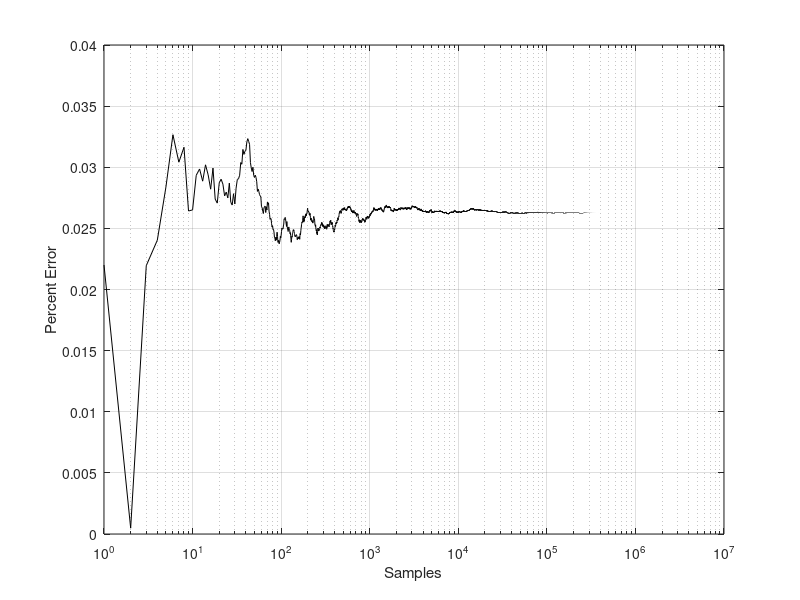

Recreate this plot in MATLAB.
%% Daniel Hondal
% HW 8B: Problem 4
%% Part A: Mesh

z = @(x,y) cos(x-0.25).*sin(y-0.9)+4
x = linspace(-.5,.5,1e3);
y = x;
[X, Y] = meshgrid(x,y);

mesh(X,Y,z(X,Y));
axis([-0.5 0.5 -0.5 0.5 3 4])
xlabel('x','fontsize',14); 
ylabel('y','fontsize',14); 
zlabel('z','fontsize',14);
colormap('jet'); % set colors to blue low and red high 
set(gca,'fontsize',10);
%% Part B: Volume

% Area of 
r = 0.5;
A = pi*r^2
truval = A*integral2( @(x,y) z(x,y),-0.5,0.5,-0.5,0.5)
xt = -0.5 + 0.5*rand(1e6,1);
yt = -0.5 + 0.5*rand(1e6,1);
xt = [xt; 0.5-xt-0.5]; % antithetic sampling
yt = [yt; 0.5-yt-0.5]; % antithetic sampling
F = A* z(xt,yt);

Fs = cumsum(F);
Ie = 1*Fs./(1:length(Fs))';
semilogx(abs(Ie-truval)/truval,'k-');
grid on;
ylabel('Percent Error')
xlabel('Samples')